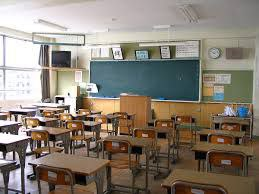
#> input picture رنگ/1.png, 259 x 194 px
$ python mian.py
#> lines starting #> are read from the running program, lines starting #| are printed output that depends on the picture
import cv2 as cv
img=cv.imread("1.png",1)
#> img is the input picture: shape (194, 259, 3); mean B, G, R 117.1, 128.4, 137.6
img=cv.cvtColor(img,cv.COLOR_HSV2BGR)
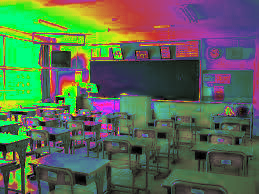
#> img: shape (194, 259, 3); mean B, G, R 83.4, 106.2, 89.3
imgc=cv.cvtColor(img,cv.COLOR_Lab2BGR)
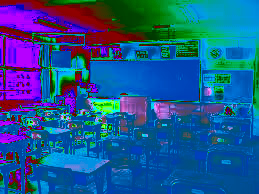
#> imgc: shape (194, 259, 3); mean B, G, R 143.1, 84.7, 29.2
img1=cv.imread("2.png",1)
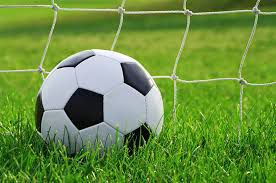
#> input picture رنگ/2.png, 276 x 183 px
#> img1 is the input picture: shape (183, 276, 3); mean B, G, R 63.5, 142.7, 105.8
img1=cv.cvtColor(img,cv.COLOR_HSV2BGR)
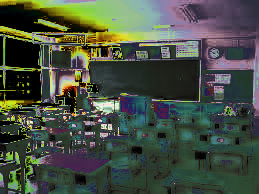
#> img1: shape (194, 259, 3); mean B, G, R 66.5, 79.5, 70.8
img1c=cv.cvtColor(img,cv.COLOR_Lab2BGR)

cv.imshow("1",img)
cv.imshow("2",imgc)
cv.imshow("3",img1)
cv.imshow("4",img1c)
cv.waitKey()
